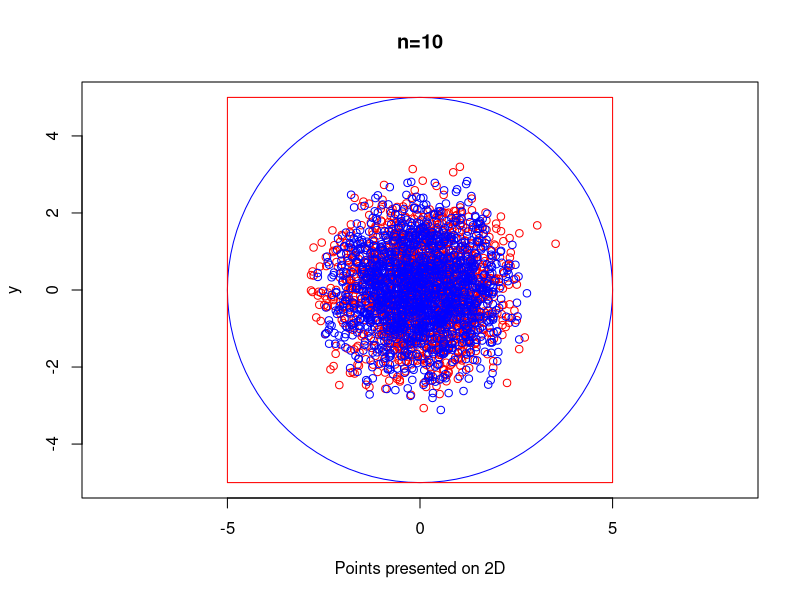
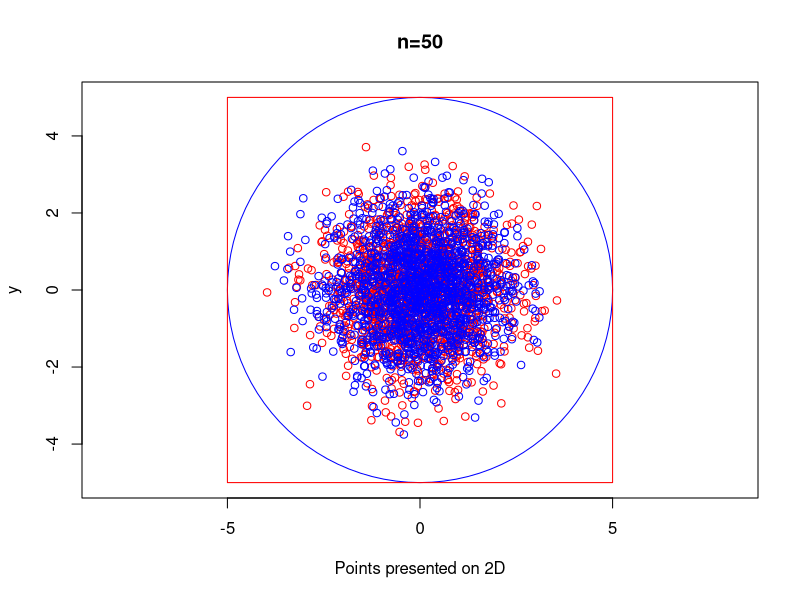
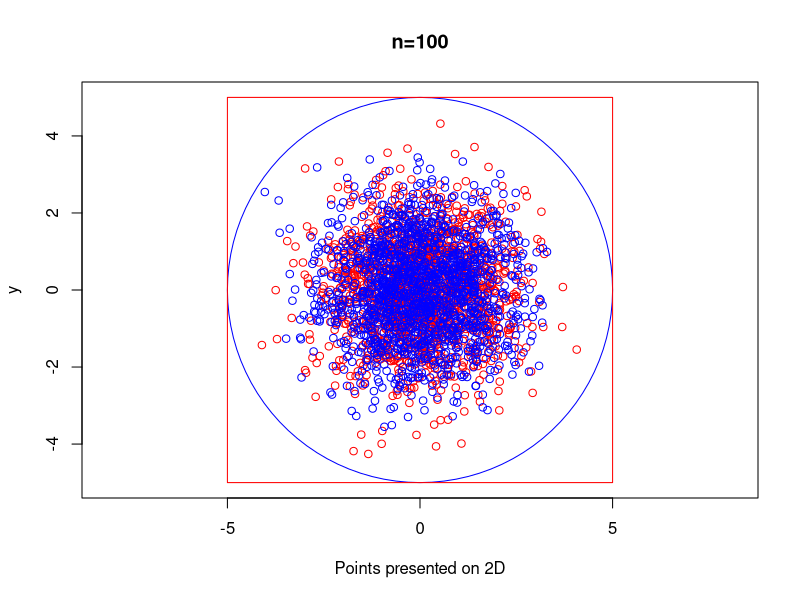
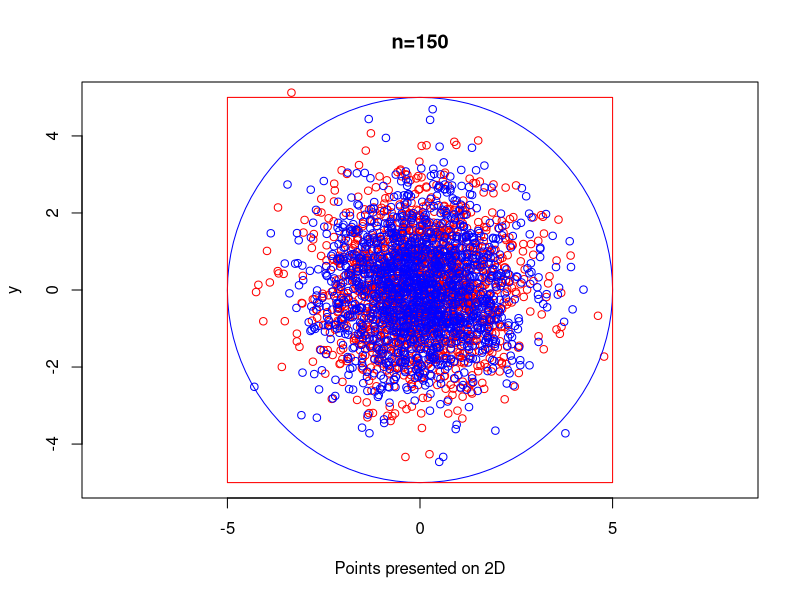
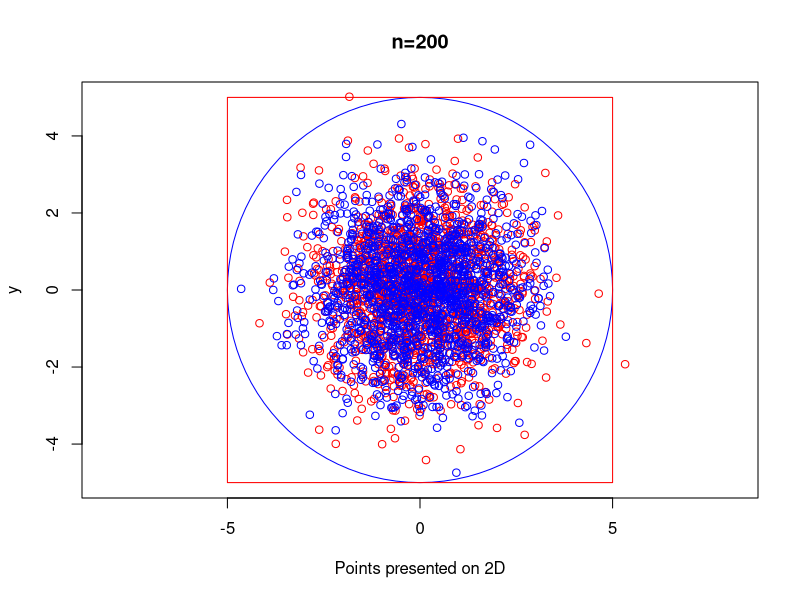

The R script that drew these images, in order: (Note: a time limit stopped this script after it produced the figures.)
library("plotrix")

side_lenght_hypercube <- 10
number_of_points_to_generate <-1500
maximum_dimension <- 200
minimum_dimension <- 3

all_points_in_cube = list()
all_points_in_sphere = list()


for(current_dimension in minimum_dimension:maximum_dimension)
{
  selected_points_cube <- matrix(NA,number_of_points_to_generate, current_dimension)
  selected_points_sphere <- matrix(NA,number_of_points_to_generate, current_dimension)
  
  #Hypercube generation
  for (i in 1:number_of_points_to_generate){
    coordinates <- runif(current_dimension, -side_lenght_hypercube/2, side_lenght_hypercube/2)
    selected_points_cube[i,] <- coordinates
  }
  
  #Hypershpere generation
  for (i in 1:number_of_points_to_generate){
    coordinates <- runif(current_dimension, -side_lenght_hypercube/2, side_lenght_hypercube/2)
    coefficient <- 0
    for(elem in coordinates) {
      coefficient <- coefficient + elem^2
    }
    coefficient <- sqrt(coefficient)
    coordinates <- (side_lenght_hypercube/2 * (runif(n = 1, min = 0, max = 1))^(1/current_dimension)/coefficient) * coordinates
    selected_points_sphere[i,] <- coordinates
  }
  
  all_points_in_sphere[[current_dimension]] <-selected_points_sphere
  all_points_in_cube[[current_dimension]] <-selected_points_cube
}


#Generate plots with given dimensions
dimensions = c(10, 50 , 100, 150 ,200)
for(dimension in dimensions){
  points_in_cube <- all_points_in_cube[[dimension]]
  points_in_cube <- prcomp(points_in_cube, center = TRUE, scale = TRUE)
  points_in_cube <- points_in_cube$x[,1:2]
  
  points_in_sphere = all_points_in_sphere[[dimension]]
  points_in_sphere <- prcomp(points_in_sphere, center = TRUE, scale = TRUE)
  points_in_sphere <- points_in_sphere$x[,1:2]
  
  max_coord <- side_lenght_hypercube/2
  
  png(file = paste(toString(dimension),"_sphere_cube_on_2D.png",sep="")) 
  plot(-max_coord:max_coord, -max_coord:max_coord, type = "n", asp = 1, main = paste("n=",toString(dimension),sep=""), xlab = "Points presented on 2D", ylab = 'y')
  points(points_in_cube[,1], points_in_cube[,2], col = "red")
  points(points_in_sphere[,1], points_in_sphere[,2], col = "blue")
  draw.circle(0, 0, max_coord, border = "blue")
  rect(-max_coord, -max_coord, max_coord, max_coord, border = "red")
  dev.off()
}

#Distances from 0.0
averages_cube = matrix(NA, 1, maximum_dimension)
colnames(averages_cube) <- do.call("expression", lapply(1:maximum_dimension, function(i) i))
averages_sphere = matrix(NA, 1, maximum_dimension)
colnames(averages_sphere) <- do.call("expression", lapply(1:maximum_dimension, function(i) i))
for (dimension in minimum_dimension:maximum_dimension){
  distances_cube = list()
  distances_sphere = list()
  
  center_coordinate = rep(0, current_dimension)
  points_in_cube <- all_points_in_cube[[dimension]]
  for(point in points_in_cube){
    distance <- dist(rbind(center_coordinate, point))
    distances_cube <- c(distances_cube, distance)
  }
  
  points_in_sphere = all_points_in_sphere[[dimension]]
  for(point in points_in_sphere){
    distance <- dist(rbind(center_coordinate, point))
    distances_sphere <- c(distances_sphere, distance)
  }
  
  averages_cube[1, dimension ] <- mean(unlist(distances_cube))
  averages_sphere[1, dimension ] <- mean(unlist(distances_sphere))
}
(file = paste(toString(dimension),"_bar_averages_distances.png",sep="")) 
averages_cube <- averages_cube[ , -c(1,2)]
barplot(averages_cube,main = "Average distance from center for cube", xlab = "Dimension", ylab = "Distance", col = "darkblue")
dev.off()

png(file = paste(toString(dimension),"_sphere_averages_distances.png",sep="")) 
averages_sphere <- averages_sphere[,-c(1,2)]
barplot(averages_sphere,main = "Average distance from centerfor sphere", xlab = "Dimension", ylab = "Distance", col = "darkblue")
dev.off()


#Number of point depending on r parameter
dimensions = c(10,50,100,150,200)
for (current_dimension in dimensions){
  center_coordinate = rep(0, current_dimension)
  
  coordinates <- runif(current_dimension, -side_lenght_hypercube/2, side_lenght_hypercube/2)
  coefficient <- 0
  for(elem in coordinates) {
    coefficient <- coefficient + elem^2
  }
  coefficient <- sqrt(coefficient)
  coordinates <- (side_lenght_hypercube/2 * (runif(n = 1, min = 0, max = 1))/coefficient) * coordinates
  r_distance = dist(rbind(center_coordinate, coordinates))
  
  sequence <- seq(r_distance/10, r_distance, by=(r_distance/10))
  sequence <- lapply(sequence, function(x) round(x, digits = 2))
  
  points_regarding_r_cube = matrix(NA, 1, length(sequence))
  colnames(points_regarding_r_cube) <- sequence
  points_regarding_r_sphere = matrix(NA, 1, length(sequence))
  colnames(points_regarding_r_sphere) <- sequence
  
  n <- 1
  for(i in sequence)
  {
    points_cube_count = list()
    points_sphere_count=list()
    
    points_in_cube <- all_points_in_cube[[current_dimension]]
    for(point in points_in_cube){
      distance <- dist(rbind(center_coordinate, point))
      if(distance < i){
        points_cube_count <- c(points_cube_count, distance)
      }
    }
    
    points_in_sphere = all_points_in_sphere[[current_dimension]]
    for(point in points_in_sphere){
      distance <- dist(rbind(center_coordinate, point))
      if(distance < i){
        points_sphere_count <- c(points_sphere_count, distance)
      }
    }
    
    points_regarding_r_cube[,n]<-length(points_cube_count)
    points_regarding_r_sphere[,n]<-length(points_sphere_count)
    n <- n +1
  }
  
  
  final <- list(points_regarding_r_sphere, points_regarding_r_cube)
  final <- do.call(rbind, final)
  
  png(file = paste(toString(current_dimension),paste("_distance_from_center_sphere_cube_n",current_dimension,".png"),sep="")) 
  barplot(final, xlab = "R", ylab = "Number of points", main = paste("Number of points <R for N=",current_dimension,sep = ""), legend = c("Sphere", "Cube"), col=c("yellow","red"))
  dev.off()
}



#Generate plots with given dimensions 2D
dimensions = c(10,50,100,150,200)
for(current_dimension in dimensions){
  coordinates <- runif(current_dimension, -side_lenght_hypercube/2, side_lenght_hypercube/2)
  r_distance = side_lenght_hypercube
  center_coordinate = c(0,0)
  
  points_in_cube <- all_points_in_cube[[current_dimension]]
  points_in_cube <- points_in_cube[,c(1,2)]
  
  points_in_sphere = all_points_in_sphere[[current_dimension]]
  points_in_sphere <- points_in_sphere[,c(1,2)]
  
  sequence <- seq(r_distance/10, r_distance, by=(r_distance/10))
  sequence <- lapply(sequence, function(x) round(x, digits = 2))
  
  points_regarding_r_cube = matrix(NA, 1, length(sequence))
  colnames(points_regarding_r_cube) <- sequence
  points_regarding_r_sphere = matrix(NA, 1, length(sequence))
  colnames(points_regarding_r_sphere) <- sequence
  
  n <- 1
  for(i in sequence)
  {
    points_cube_count = list()
    points_sphere_count=list()
    
    points_in_cube <- all_points_in_cube[[current_dimension]]
    for(point in points_in_cube){
      distance <- dist(rbind(center_coordinate, point))
      if(distance < i){
        points_cube_count <- c(points_cube_count, distance)
      }
    }
    
    points_in_sphere = all_points_in_sphere[[current_dimension]]
    for(point in points_in_sphere){
      distance <- dist(rbind(center_coordinate, point))
      if(distance < i){
        points_sphere_count <- c(points_sphere_count, distance)
      }
    }
    
    points_regarding_r_cube[,n]<-length(points_cube_count)
    points_regarding_r_sphere[,n]<-length(points_sphere_count)
    n <- n +1
  }

  final <- list(points_regarding_r_sphere, points_regarding_r_cube)
  final <- do.call(rbind, final)
  png(file = paste(toString(current_dimension),paste("_distance_from_center_sphere_cube_2D_n",current_dimension,".png"),sep="")) 
  barplot(final, xlab = "R", ylab = "Number of points", main = paste("Number of points <R for N=",current_dimension,sep = ""), legend = c("Sphere", "Cube"), col=c("yellow","red"))
  dev.off()
}
